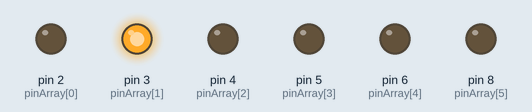
Simulated run of this sketch. Board: Arduino Uno, built with avr-gcc and run on an emulated ATmega328P. Parts: output pins drawn as LEDs (lit = HIGH).

Above: at 0.1 s.
At 0.58 s:
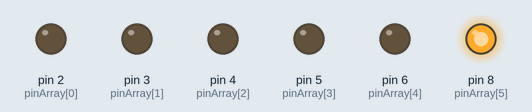
At 0.82 s:
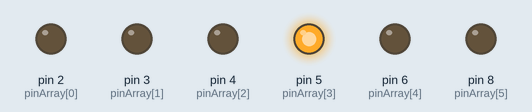
At 1.18 s:
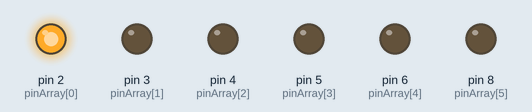
At 1.42 s:
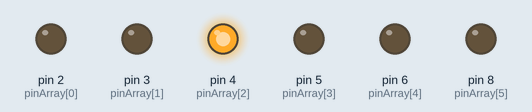
At 2.86 s:
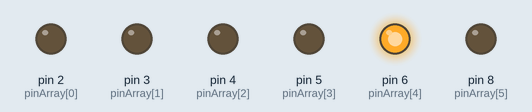
Timing chart, 0 to 3.2 s (numbered marks = the images above):
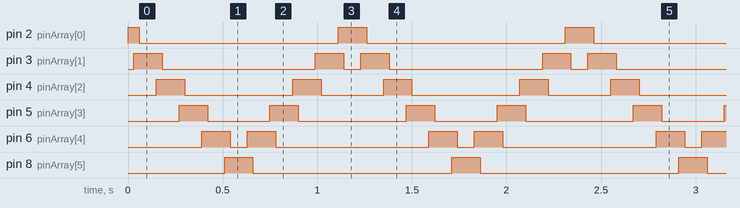

The sketch:

knight_rider.ino
```cpp
int pinArray[] = {2, 3, 4, 5, 6, 8};
int count = 0;
int timer = 30;

void setup(){
  for (count=0;count<6;count++) {
    pinMode(pinArray[count], OUTPUT);
  }
}

void loop() {

  for (count=0;count<5;count++) {
    digitalWrite(pinArray[count], HIGH);
    delay(timer);
    digitalWrite(pinArray[count + 1], HIGH);
    delay(timer);
    digitalWrite(pinArray[count], LOW);
    delay(timer*2);
  }

  for (count=5;count>0;count--) {
    digitalWrite(pinArray[count], HIGH);
    delay(timer);
    digitalWrite(pinArray[count - 1], HIGH);
    delay(timer);
    digitalWrite(pinArray[count], LOW);
    delay(timer*2);
  }
}
```

Measured:
- by itself, pin 2 (pinArray[0]): repeats every 1.2 s: LOW 1.1 s, HIGH 0.15 s
- by itself, pin 3 (pinArray[1]): repeats every 1.2 s: LOW 0.81 s, HIGH 0.15 s, LOW 0.09 s, HIGH 0.15 s
- by itself, pin 4 (pinArray[2]): repeats every 1.2 s: LOW 0.57 s, HIGH 0.15 s, LOW 0.33 s, HIGH 0.15 s
- by itself, pin 5 (pinArray[3]): repeats every 1.2 s: LOW 0.33 s, HIGH 0.15 s, LOW 0.57 s, HIGH 0.15 s
- by itself, pin 6 (pinArray[4]): repeats every 1.2 s: LOW 0.09 s, HIGH 0.15 s, LOW 0.81 s, HIGH 0.15 s
- by itself, pin 8 (pinArray[5]): alternates HIGH for 0.15 s and LOW for 1.1 s
